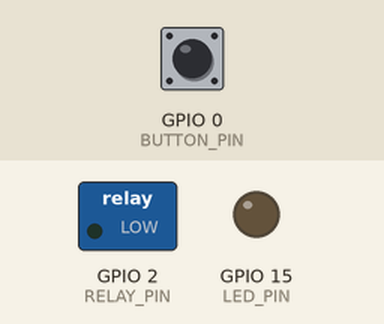
Recording of a sketch running on a simulated ESP32. Parts: switched loads named in the sketch (green lamp = pin HIGH), output pins drawn as LEDs (lit = HIGH). Dashed ring = blinking. The inputs (shaded band) are chosen by the test bench; at power-on: GPIO 0 (BUTTON_PIN) HIGH. No MQTT or app messages arrive unless stated; what the sketch prints to the serial monitor is not drawn.

Above: at 2.7 s.
2.8 s: GPIO 0 (BUTTON_PIN) pulled LOW for 1 s
At 2.95 s:
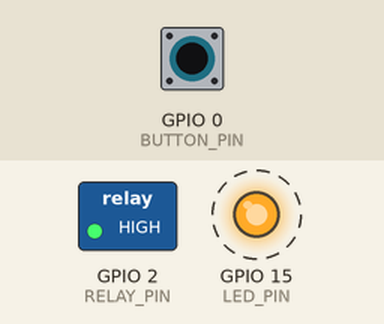
6.8 s: GPIO 0 (BUTTON_PIN) pulled LOW for 0.15 s
At 8.2 s:
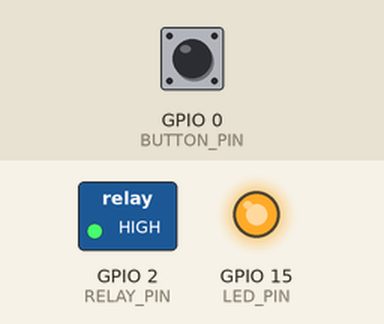
11.4 s: GPIO 0 (BUTTON_PIN) driven LOW
At 11.85 s:
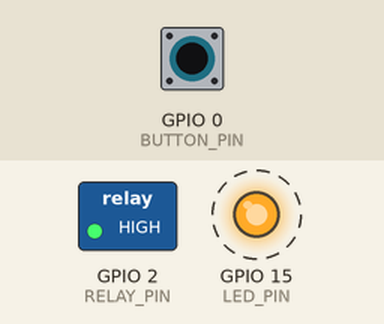
Timing chart, 0 to 15.4 s (numbered marks = the images above; inputs shaded):
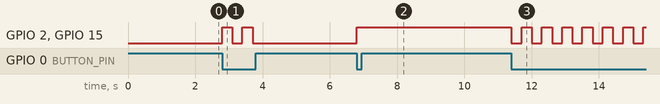

The sketch:

switch_device.ino
```cpp
/**
 * ESP32 开关设备固件
 * 功能：简单的开/关控制（继电器控制家电）
 *
 * 接线：
 *   继电器信号引脚 → GPIO 2
 *   继电器 COM → 火线
 *   继电器 NO  → 负载（灯/风扇/其他）
 *
 * MQTT 主题：
 *   上报状态: {topicPrefix}/status  {"power":true}
 *   接收控制: {topicPrefix}/set     {"power":false}
 */

#include "smart_home_common.h"

// ══════════════════════════════════════════
// 设备配置
// ══════════════════════════════════════════

const char* DEVICE_NAME = "卧室开关";
const char* DEVICE_TYPE = "switch";
const char* TOPIC_PREFIX = "home/bedroom/switch";

// GPIO 引脚
const int RELAY_PIN = 2;         // 继电器控制引脚
const int BUTTON_PIN = 0;        // 物理按钮引脚（可选）
const int LED_PIN = 15;          // 状态指示灯（可选）

// ══════════════════════════════════════════
// 设备状态
// ══════════════════════════════════════════

bool powerState = false;
unsigned long lastButtonPress = 0;
const unsigned long debounceDelay = 300;  // 按钮消抖时间

// ══════════════════════════════════════════
// 状态上报
// ══════════════════════════════════════════

void reportStatus() {
  char statusTopic[128];
  snprintf(statusTopic, sizeof(statusTopic), "%s/status", TOPIC_PREFIX);

  StaticJsonDocument<64> doc;
  doc["power"] = powerState;

  char payload[64];
  serializeJson(doc, payload);
  publishStatus(statusTopic, payload);
}

// ══════════════════════════════════════════
// 设备控制
// ══════════════════════════════════════════

void applyState() {
  digitalWrite(RELAY_PIN, powerState ? HIGH : LOW);
  digitalWrite(LED_PIN, powerState ? HIGH : LOW);

  Serial.printf("[开关] 电源: %s\n", powerState ? "开" : "关");
}

void toggleState() {
  powerState = !powerState;
  applyState();
  reportStatus();
}

// ══════════════════════════════════════════
// MQTT 消息处理
// ══════════════════════════════════════════

void onMqttMessage(char* topic, byte* payload, unsigned int length) {
  StaticJsonDocument<64> doc;
  DeserializationError error = deserializeJson(doc, payload, length);

  if (error) {
    Serial.print("[开关] JSON 解析失败: ");
    Serial.println(error.c_str());
    return;
  }

  if (doc.containsKey("power")) {
    powerState = doc["power"].as<bool>();
    applyState();
    reportStatus();
  }
}

// ══════════════════════════════════════════
// 物理按钮处理（可选）
// ══════════════════════════════════════════

void handleButton() {
  if (digitalRead(BUTTON_PIN) == LOW) {
    unsigned long now = millis();
    if (now - lastButtonPress > debounceDelay) {
      lastButtonPress = now;
      toggleState();
    }
  }
}

// ══════════════════════════════════════════
// Arduino 主程序
// ══════════════════════════════════════════

void setup() {
  pinMode(RELAY_PIN, OUTPUT);
  pinMode(LED_PIN, OUTPUT);
  pinMode(BUTTON_PIN, INPUT_PULLUP);  // 内部上拉电阻

  digitalWrite(RELAY_PIN, LOW);
  digitalWrite(LED_PIN, LOW);

  smartHomeInit(DEVICE_NAME, DEVICE_TYPE, TOPIC_PREFIX, onMqttMessage);
  reportStatus();
}

void loop() {
  smartHomeLoop(DEVICE_NAME, DEVICE_TYPE, TOPIC_PREFIX);
  handleButton();  // 检测物理按钮
}
```

Measured:
- after the input at 2.8 s, GPIO 2 (RELAY_PIN), GPIO 15 (LED_PIN): alternates HIGH for 0.30 s and LOW for 0.30 s, 4 changes in all, then stays LOW, starting at once
- after the input at 6.8 s, GPIO 2 (RELAY_PIN), GPIO 15 (LED_PIN): LOW → HIGH at once
- after the input at 11.4 s, GPIO 2 (RELAY_PIN), GPIO 15 (LED_PIN): alternates HIGH for 0.30 s and LOW for 0.30 s, starting at once
